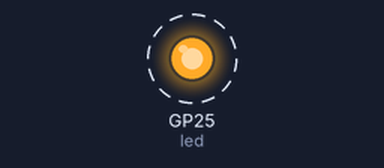
This program was run on a simulated Raspberry Pi Pico running MicroPython. On the bench: output pins drawn as LEDs (lit = HIGH). Dashed ring = blinking. What the program prints to the serial console is not drawn.

Above: at 0.2 s.
Timing chart, 0 to 3.0 s (numbered marks = the images above):
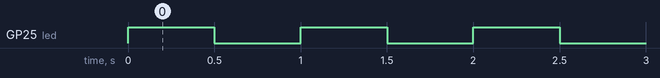

The program:

blink.py
```python
from machine import Pin
from time import sleep
import machine

led = Pin('LED', Pin.OUT)
print('Blinking LED Example')
try:
    while True:
        led.value(not led.value())
        sleep(0.5)
finally:
    led.value(0)
```

Measured:
- by itself, GP25 (led): alternates HIGH for 0.50 s and LOW for 0.50 s
